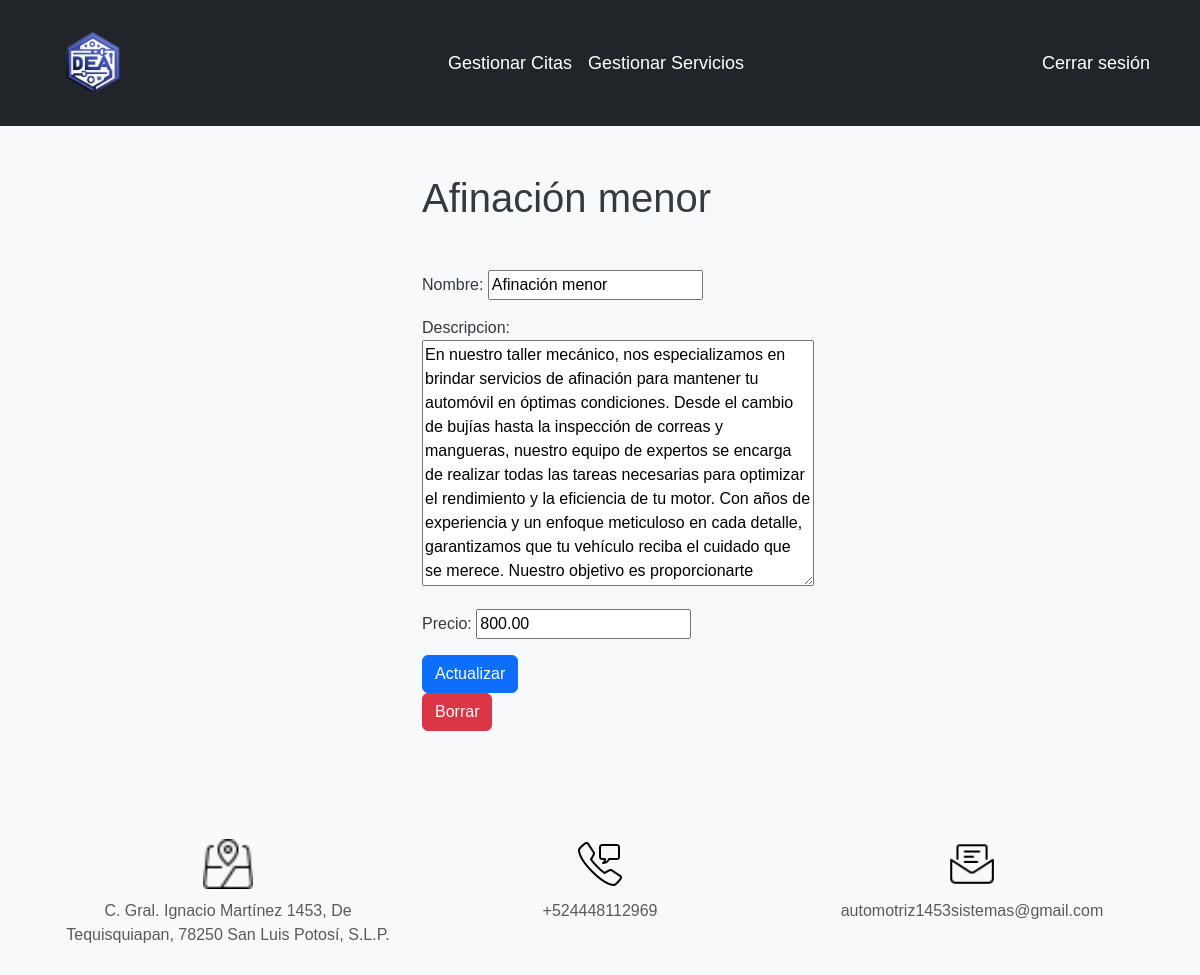
/modificacion_servicios/1 (signed in), run on an earlier commit of the app's database.
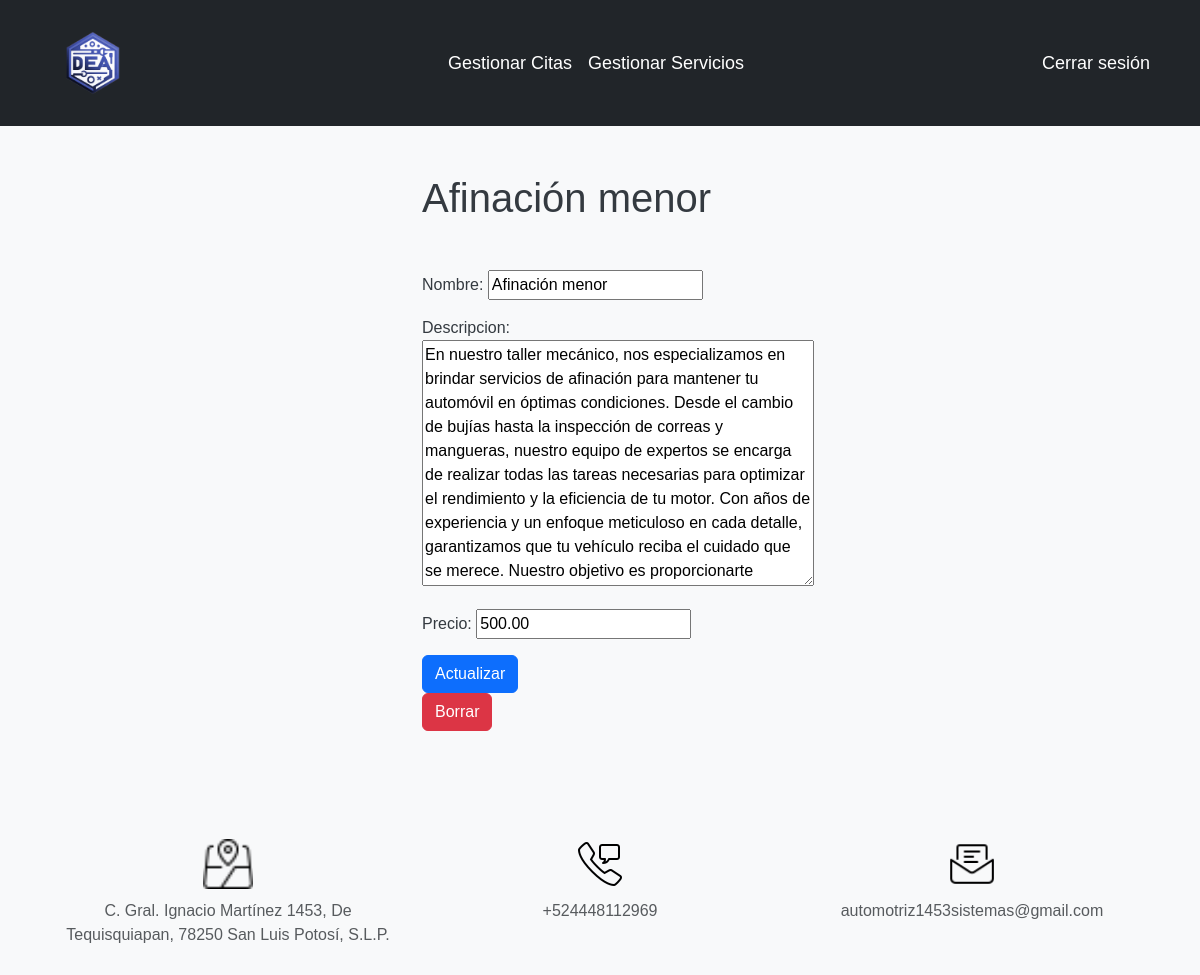
And on a later commit of the database.
### autenticacion/models.py (models this page shows, shortened)
class Servicio(models.Model):
    nombre = models.CharField(max_length=100)
    descripcion = models.TextField()
    precio = models.DecimalField(max_digits=8, decimal_places=2)

### autenticacion/views.py (the view, shortened to what this page needs)
# urls.py: path('modificacion_servicios/<int:servicio_id>', v_auth.modificacion_servicio, name='modificar_servicio'),
@login_required
def modificacion_servicio(request, servicio_id):
    servicio = get_object_or_404(Servicio, id = servicio_id)
    if request.method == 'GET':
        form = ServicioForm(instance = servicio)
        return render(request, 'modificacion_servicio.html',{
            'servicio': servicio,
            'form': form
        })

### autenticacion/forms.py
class ServicioForm(forms.ModelForm):
    class Meta:
        model = Servicio
        fields = ['nombre', 'descripcion', 'precio']

### main/templates/modificacion_servicio.html (shortened to what this page needs)
<!DOCTYPE html>
<html lang="en">
<head>
    {% extends 'layouts/base.html' %}
    {% block content %}
    <div class="container">
        <div class="row">
            <div class="col-md-4 offset-md-4 mt-5">
                    <h1>{{servicio.nombre}}</h1>
                    <div class="mt-5">
                        <form method="POST" class="my-form">
                            {{form.as_p}}
                            <button type="submit" class="btn btn-primary" onclick="return confirm('¿Estás seguro de modificar el servicio?')" >Actualizar</button>
                        </form>
                        <form action="{% url 'eliminar_servicio' servicio.id %}" method="POST" class="my-form">
                            <button class="btn btn-danger" onclick="return confirm('¿Estás seguro de eliminar el servicio?')" >
                                Borrar
                            </button>
                        </form>
                    </div>
            </div>
        </div>
    </div>
    {% endblock %}

What changed in the data, as far as the page shows it:
changed Servicio "Afinación menor": precio "800.00" → "500.00"
